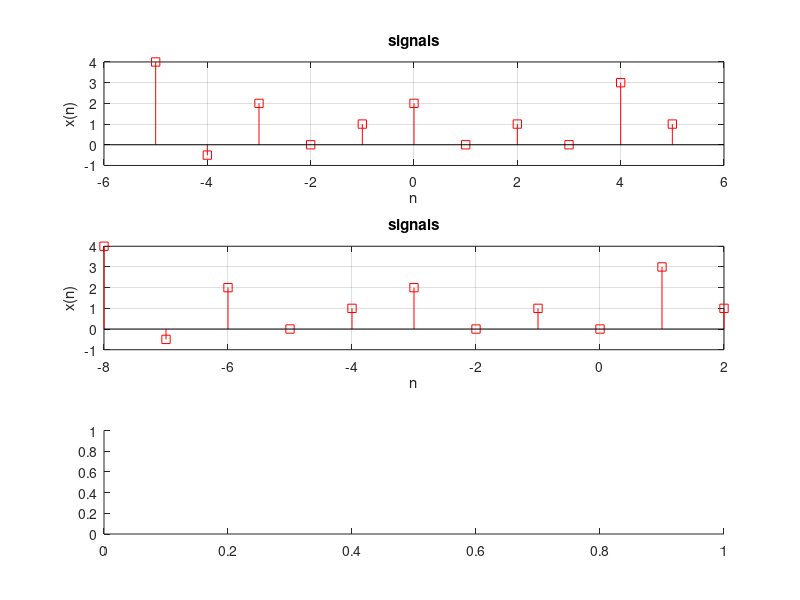

This figure's MATLAB source: (Note: this script raises an error after producing the figure.)
clc 
clear all
subplot (3,1,1)
x_n=[4 -0.5 2 0 1 2 0 1 0 3 1];
n  =[-5 -4 -3 -2 -1 0 1 2 3 4 5];
stem(n,x_n,'r s')
grid on
box on
xlabel('n')
ylabel('x(n)')
title ('signals')

subplot (3,1,2)
x_n=[4 -0.5 2 0 1 2 0 1 0 3 1];
n=[-8 -7 -6 -5 -4 -3 -2 -1 0 1 2];
stem(n,x_n,'r s')
grid on
box on
xlabel('n')
ylabel('x(n)')
title ('signals')

subplot (3,1,3)
syms t
x_n=[4 -0.5 2 0 1 2];
n  =[-5 -4 -3 -2 -1 0];
stem(n,x_n,'r s')
grid on
box on
xlabel('n')
ylabel('x(n)')
title ('signals')